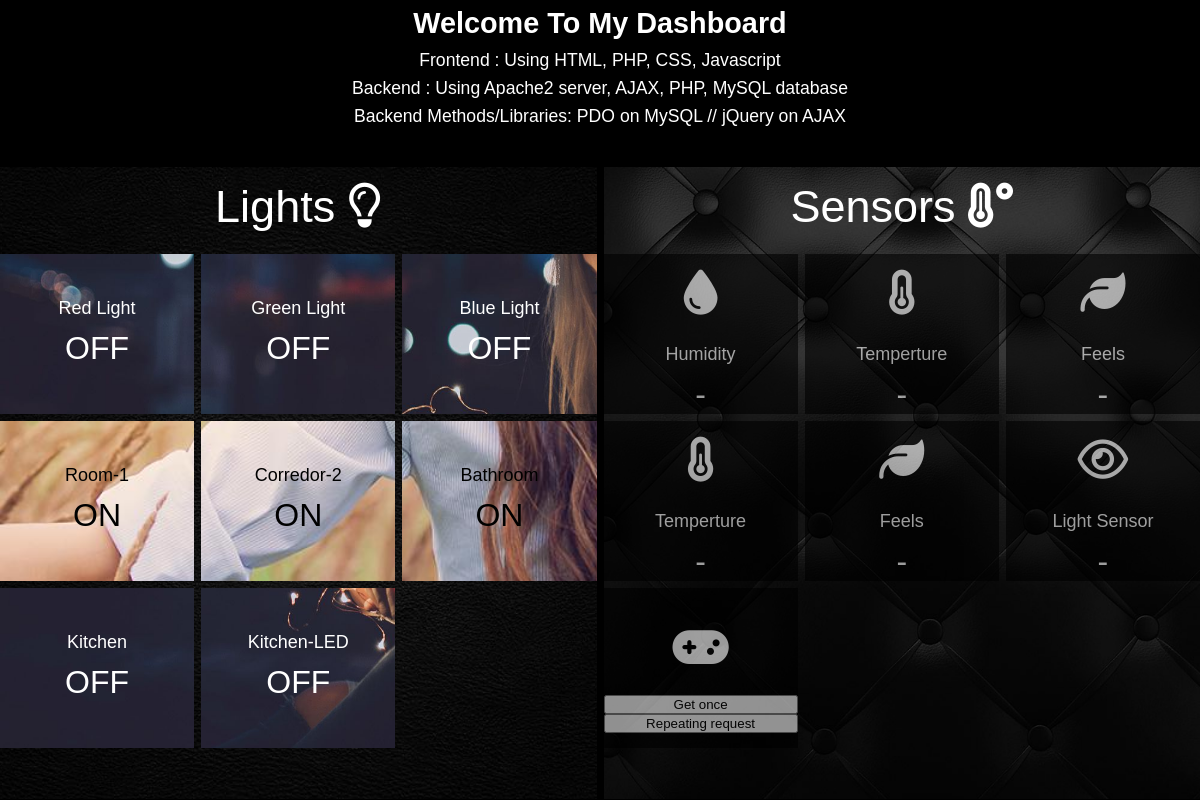
The page / on the database its author committed.
### tables this page shows
CREATE TABLE `lights` (
  `task_id` int(11) NOT NULL,
  `task_details` varchar(255) NOT NULL,
  `task_status` varchar(255) NOT NULL
);

CREATE TABLE `sensors` (
  `task_id` int(11) NOT NULL,
  `task_details` varchar(255) NOT NULL,
  `task_value` varchar(255) NOT NULL,
  `sensor_type` varchar(255) NOT NULL
);

### src/index.php (the view)
<?php
include('database_connection.php');
$query = "
 SELECT * FROM lights
";
$statement = $connect->prepare($query);
$statement->execute();
$resultLight = $statement->fetchAll();
$query2 = "
 SELECT * FROM sensors
";
$statement2 = $connect->prepare($query2);
$statement2->execute();
$resultSensor = $statement2->fetchAll();
?>
<?php include('inc/header.php'); ?>
<body>
   <div class="containera">
     <section id="home">
       <h1>Welcome To My Dashboard</h1>
       <p class="lead">Frontend : Using HTML, PHP, CSS, Javascript</p>
       <p class="lead">Backend : Using Apache2 server, AJAX, PHP, MySQL database </p>
       <p class="lead">Backend Methods/Libraries: PDO on MySQL // jQuery on AJAX   </p>
     </section>
              <section id="lights">
                  <div class="section-container">
                    <div class="container-title">
                      <h2>Lights <i class="far fa-lightbulb"></i></h2>
                    </div>
                  <?php foreach($resultLight as $row) : ?>
                        <div class="<?php echo $row['task_status']; ?>" id="device-<?php echo $row['task_id']; ?>" data-id="<?php echo $row['task_id']; ?>" data-details-id="<?php echo $row['task_details']; ?>" >
                            <span class="device-name-<?php echo $row['task_details']; ?>"><?php echo $row['task_details']; ?></span>
                            <p class="state-<?php echo $row['task_id']; ?>"><?php echo $row['task_status']; ?></p>
                        </div>
                  <?php endforeach; ?>
                  </div>
              </section>
              <section id="sensors">
                  <div class="section-container">
                    <div class="container-title">
                      <h2>Sensors <i class="fas fa-temperature-high"></i></h2>
                    </div>
                  <?php foreach($resultSensor as $rows) : ?>
                        <div class="sens" id="sensor-<?php echo $rows['task_id']; ?>"  >
                            <h2><i class="<?php echo $rows['sensor_type']; ?>"></i></h2>
                            <span class="sensor-name"><?php echo $rows['task_details']; ?></span>
                            <p class="sensid-<?php echo $rows['task_id']; ?>"><?php echo $rows['task_value']; ?></p>
                        </div>
                  <?php endforeach; ?>
                  <div class="sens" id="sensor-8"  >
                            <h2><i class="fas fa-gamepad"></i></h2>
                            <input type="submit" class="btn-once button-ctl" name="Get once" value="Get once" />
                            <input type="submit" class="btn-repeat button-ctl" name="Repeating request" value="Repeating request" />
                  </div>
              </section>
    </div>
<?php include('inc/footer.php'); ?>

### src/inc/header.php (shortened to what this page needs)
<!DOCTYPE html>
<html lang="en">
<head>
 <link rel="stylesheet" href="https://cdnjs.cloudflare.com/ajax/libs/font-awesome/6.1.1/css/all.min.css">
 <link rel="stylesheet" href="./css/style.css">
</head>

### src/inc/footer.php (shortened to what this page needs)
</body>
</html>

### src/css/style.css (style rules this page uses)
* { margin: 0; padding: 0; }
body { padding: 0; margin: 0; font-family: Arial, Helvetica, sans-serif; background: #333; color: #fff; height: 80vh; line-height: 1.6; overflow: hidden; }
.containera { padding: 0; margin: 0; width: 100%; height: 100vh; overflow-y: hidden; scroll-behavior: smooth; scroll-snap-type: x mandatory; display: grid; grid-template-columns: repeat(3, 100%) }
.section-container { display: grid; grid-template-columns: repeat(3, 1fr); grid-template-rows: 1fr ,2fr,2fr,2fr ; grid-gap: 7px; }
.section-container h2 { font-size: 45px; font-weight: 300; margin: 10px; user-select: none; }
.section-container > div > span { font-size: 18px; user-select: none; }
.section-container > div > p { user-select: none; font-size: xx-large; }
.section-container > div { cursor: pointer; height: 20vh; background-size: cover; background-attachment: fixed; display: flex; flex-direction: column; justify-content: center; text-align: center; transition: all 0.5s ease-in; }
.section-container > div:nth-of-type(1) { grid-column: 1 / 4; height: 10vh; }
.ON { background: url('../img/sun_original.jpeg') ; color: black; background-repeat: no-repeat; background-position: center; background-size: cover !important; }
.OFF { background: url('../img/night-3.jpg'); background-repeat: no-repeat; background-position: center; background-size: cover !important; }
.sens { background: url("../img/square-wallpaper.jpg"); background: black; opacity: 60%; }
section { align-items: center; justify-content: center; text-align: center; width: 100%; height: 100vh; scroll-snap-align: center; }
section h1 { font-size: 3.6vh; }
.lead { font-size: 2.2vh; }
#home { grid-area: home; display: none; }
#lights { background:url('../img/leather-black.jpg') no-repeat center center/cover !important; height: 100vh; }
#sensors { background: url("../img/square-wallpaper.jpg") no-repeat center center/cover !important; height: 100vh; }
@media screen and (min-width:1090px) { #home { display: block; } }
@media screen and (min-width:1090px) { .containera { background: black !important; display: grid; height: 100vh; grid-template-columns: 1fr 1fr; grid-template-rows: 20%; grid-template-areas: "home home" "lights sensors"; grid-gap: 7px; padding: 0; margin: auto; width: 100%; overflow-y: auto; scroll-behavior: auto; scroll-snap-type: none; } }
@media screen and (min-width:1090px) { #lights { height: 79vh; } }
@media screen and (min-width:1090px) { #sensors { height: 79vh; } }

### rows shown on the page
lights: task_details "Red Light", task_status "OFF"
lights: task_details "Green Light", task_status "OFF"
lights: task_details "Blue Light", task_status "OFF"
lights: task_details "Room-1", task_status "ON"
lights: task_details "Corredor-2", task_status "ON"
lights: task_details "Bathroom", task_status "ON"
lights: task_details "Kitchen", task_status "OFF"
lights: task_details "Kitchen-LED", task_status "OFF"
sensors: task_details "Humidity", task_value "-"
sensors: task_details "Temperture", task_value "-"
sensors: task_details "Feels", task_value "-"
sensors: task_details "Temperture", task_value "-"
sensors: task_details "Feels", task_value "-"
sensors: task_details "Light Sensor", task_value "-"
